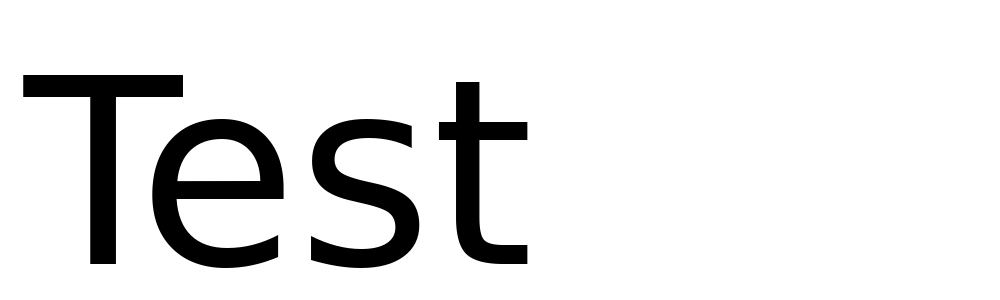
#> input picture Unbenannt.png, 1000 x 300 px
$ python -i preprocessing.py   (imports and definitions only)
#> lines starting #> are read from the running program, lines starting #| are printed output that depends on the picture
#> further down, picture is the input picture: shape (300, 1000, 3); min 0, max 255, mean 229.3
import cv2
import numpy


class Preprocessing:
    def __init__(self, img):
        print("Init Preprocessing")
        self.img = img
        self.rows = len(img[0])
#> self.rows = 1000
        self.lines = len(img)
#> self.lines = 300

    # [81 lines left out: functions stretchContrast, binariseImg, splitChars, splitTopBottom, not called in this run]

    def skelettizeImg(self):
        skel = numpy.zeros(self.img.shape, numpy.uint8)  # Initialize empty skeleton
        element = cv2.getStructuringElement(cv2.MORPH_CROSS, (3, 3))  # Define erode and dilate behaviour
        size = numpy.size(self.img)  # Pixel count
#> size = 900000
        black_pixels = 0  # Initialize with zero

        # Break if there are only black pixels (background)
        while not black_pixels == size:
            eroded = cv2.erode(self.img, element)  # Slim picture down by one pixel
            dilated = cv2.dilate(eroded, element)  # Use slimmed down picture and increase thickness by one pixel
            # With this process we have removed possible unique features of a character

            remain = cv2.subtract(self.img,
                                  dilated)  # Subtract dilated img from source img. Only unique features remain here
            skel = cv2.bitwise_or(skel, remain)  # Append these unique features to our skeleton image
            self.img = eroded.copy()  # Use the slimmed down picture for next loop run

            black_pixels = size - cv2.countNonZero(self.img)  # Number of black pixels
#> this loop made 1 pass
#> pass 1, in skelettizeImg, `eroded = cv2.erode(self.img, element)`:
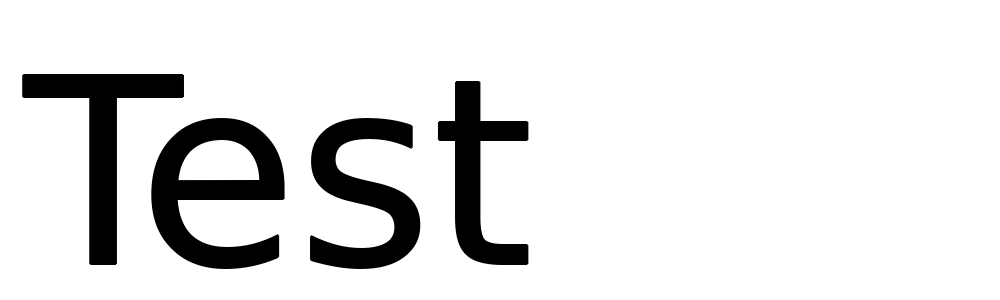
#> eroded: shape (300, 1000, 3); min 0, max 255, mean 226.9

        self.img = skel

>>> import cv2
>>> picture = cv2.imread('../Unbenannt.png')
#> (the run stopped early here; a loop or call above may not have finished)
